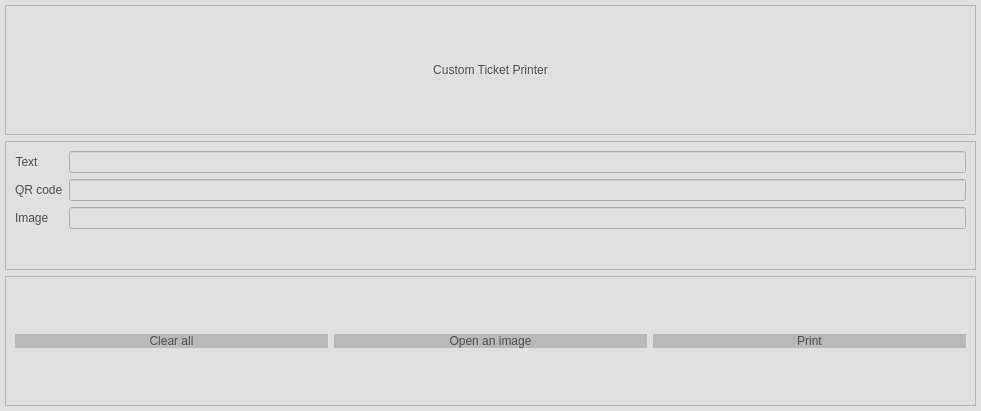
<?xml version="1.0" encoding="UTF-8"?>
<ui version="4.0">
 <class>Dialog</class>
 <widget class="QDialog" name="Dialog">
  <property name="geometry">
   <rect>
    <x>0</x>
    <y>0</y>
    <width>981</width>
    <height>411</height>
   </rect>
  </property>
  <property name="minimumSize">
   <size>
    <width>900</width>
    <height>400</height>
   </size>
  </property>
  <property name="windowTitle">
   <string>Custom ticket print</string>
  </property>
  <property name="windowIcon">
   <iconset resource="../resource/resource.qrc">
    <normaloff>:/Simple icons/simple_icons/fi-rr-print.svg</normaloff>:/Simple icons/simple_icons/fi-rr-print.svg</iconset>
  </property>
  <property name="styleSheet">
   <string notr="true">*
{
	
	font: 26pt &quot;MS Shell Dlg 2&quot;;
	
	color: rgb(79, 79, 79);
	background-color:  rgba(223, 223, 223, 200);
}


QPushButton
{ 
	alternate-background-color: rgb(255, 255, 255);
	
	background-color: rgb(185, 185, 185);
	border-width: 2px;
    border-radius: 10px;
	position: center;
 }

QPushButton:hover
{
	background: rgba(225, 225, 225, 180);
	border-style: dashed;
}

QPushButton:pressed
{
	
	background-color: rgb(136, 136, 136);
	border-width: 2px;
    border-radius: 10px;
}
</string>
  </property>
  <layout class="QVBoxLayout" name="verticalLayout">
   <property name="leftMargin">
    <number>5</number>
   </property>
   <property name="topMargin">
    <number>5</number>
   </property>
   <property name="rightMargin">
    <number>5</number>
   </property>
   <property name="bottomMargin">
    <number>5</number>
   </property>
   <item>
    <widget class="QFrame" name="frame">
     <property name="frameShape">
      <enum>QFrame::StyledPanel</enum>
     </property>
     <property name="frameShadow">
      <enum>QFrame::Raised</enum>
     </property>
     <layout class="QHBoxLayout" name="horizontalLayout">
      <item>
       <widget class="QLabel" name="label_4">
        <property name="text">
         <string>Custom Ticket Printer</string>
        </property>
        <property name="alignment">
         <set>Qt::AlignCenter</set>
        </property>
       </widget>
      </item>
     </layout>
    </widget>
   </item>
   <item>
    <widget class="QFrame" name="frame_2">
     <property name="sizePolicy">
      <sizepolicy hsizetype="Preferred" vsizetype="Preferred">
       <horstretch>0</horstretch>
       <verstretch>0</verstretch>
      </sizepolicy>
     </property>
     <property name="frameShape">
      <enum>QFrame::StyledPanel</enum>
     </property>
     <property name="frameShadow">
      <enum>QFrame::Raised</enum>
     </property>
     <layout class="QFormLayout" name="formLayout">
      <item row="0" column="0">
       <widget class="QLabel" name="label_2">
        <property name="text">
         <string>Text</string>
        </property>
        <property name="alignment">
         <set>Qt::AlignCenter</set>
        </property>
       </widget>
      </item>
      <item row="2" column="0">
       <widget class="QLabel" name="label">
        <property name="text">
         <string>QR code</string>
        </property>
       </widget>
      </item>
      <item row="2" column="1">
       <widget class="QLineEdit" name="le_qr_code">
        <property name="placeholderText">
         <string/>
        </property>
       </widget>
      </item>
      <item row="4" column="0">
       <widget class="QLabel" name="label_3">
        <property name="text">
         <string>Image</string>
        </property>
       </widget>
      </item>
      <item row="4" column="1">
       <widget class="QLineEdit" name="le_image">
        <property name="enabled">
         <bool>false</bool>
        </property>
        <property name="placeholderText">
         <string/>
        </property>
       </widget>
      </item>
      <item row="0" column="1">
       <widget class="QLineEdit" name="te_text">
        <property name="maxLength">
         <number>200</number>
        </property>
        <property name="placeholderText">
         <string/>
        </property>
       </widget>
      </item>
     </layout>
    </widget>
   </item>
   <item>
    <widget class="QFrame" name="frame_3">
     <property name="minimumSize">
      <size>
       <width>100</width>
       <height>0</height>
      </size>
     </property>
     <property name="frameShape">
      <enum>QFrame::StyledPanel</enum>
     </property>
     <property name="frameShadow">
      <enum>QFrame::Raised</enum>
     </property>
     <layout class="QHBoxLayout" name="horizontalLayout_2">
      <item>
       <widget class="QPushButton" name="btn_clear_all">
        <property name="text">
         <string>Clear all</string>
        </property>
        <property name="icon">
         <iconset resource="../resource/resource.qrc">
          <normaloff>:/Simple icons/simple_icons/fi-rr-broom.svg</normaloff>:/Simple icons/simple_icons/fi-rr-broom.svg</iconset>
        </property>
        <property name="iconSize">
         <size>
          <width>32</width>
          <height>32</height>
         </size>
        </property>
       </widget>
      </item>
      <item>
       <widget class="QPushButton" name="btn_open_image">
        <property name="text">
         <string>Open an image</string>
        </property>
        <property name="icon">
         <iconset resource="../resource/resource.qrc">
          <normaloff>:/Simple icons/simple_icons/fi-rr-picture.svg</normaloff>:/Simple icons/simple_icons/fi-rr-picture.svg</iconset>
        </property>
        <property name="iconSize">
         <size>
          <width>32</width>
          <height>32</height>
         </size>
        </property>
       </widget>
      </item>
      <item>
       <widget class="QPushButton" name="btn_print">
        <property name="text">
         <string>Print</string>
        </property>
        <property name="icon">
         <iconset resource="../resource/resource.qrc">
          <normaloff>:/Simple icons/simple_icons/fi-rr-print.svg</normaloff>:/Simple icons/simple_icons/fi-rr-print.svg</iconset>
        </property>
        <property name="iconSize">
         <size>
          <width>32</width>
          <height>32</height>
         </size>
        </property>
       </widget>
      </item>
     </layout>
    </widget>
   </item>
  </layout>
 </widget>
 <resources>
  <include location="../resource/resource.qrc"/>
 </resources>
 <connections/>
</ui>
